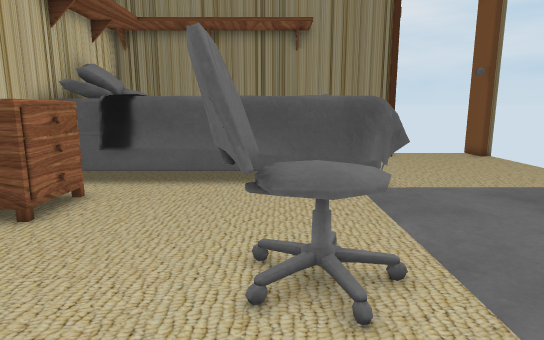
[1] (above)

16 first-person views from a walk through a scene from a Unity 3-D project. The camera is 1.3 m above the floor, tilts 10° down and sees 75° across. The floor is counted in squares, 0.5 m on a side. Each view is taken from the middle of a square. On the plan, view 1 faces up. The plan holds only what a view shows up to about 20 squares ahead; the rest is blank. The player is left out. Door leaves are left out, so doorways stand open. Some surface patterns are stand-ins.

[2]
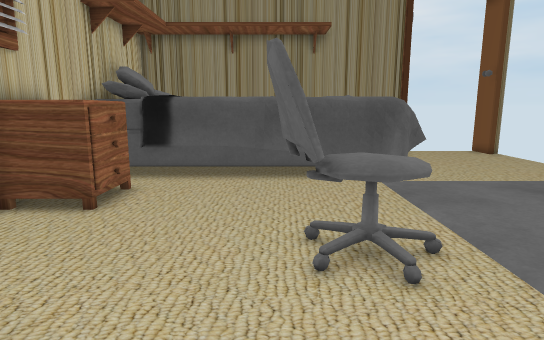

[3]
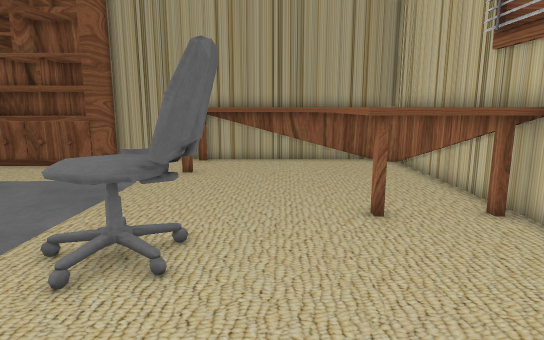

[4]
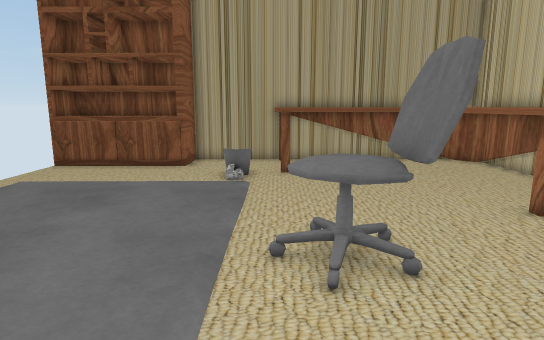

[5]
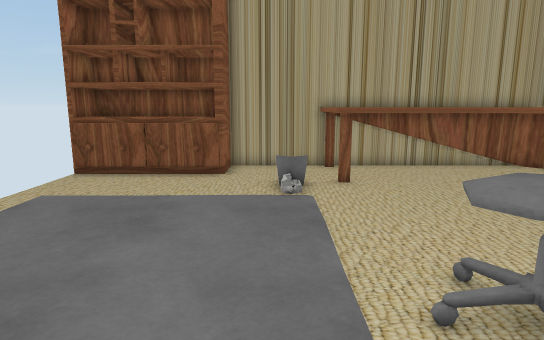

[6]
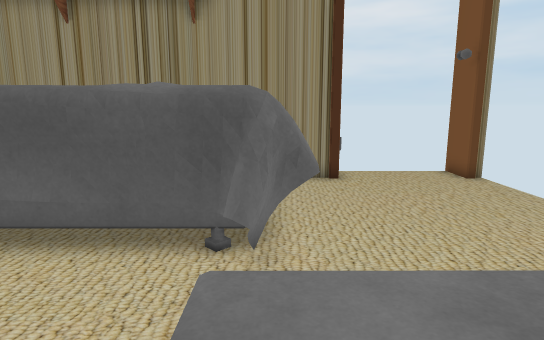

[7]
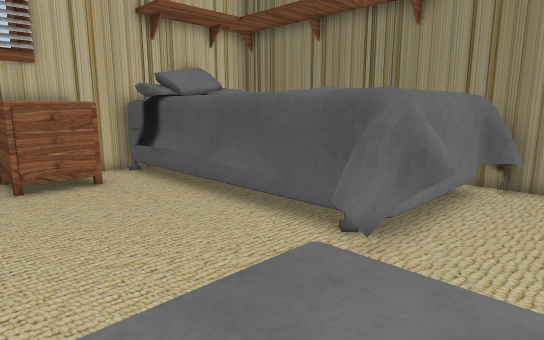

[8]
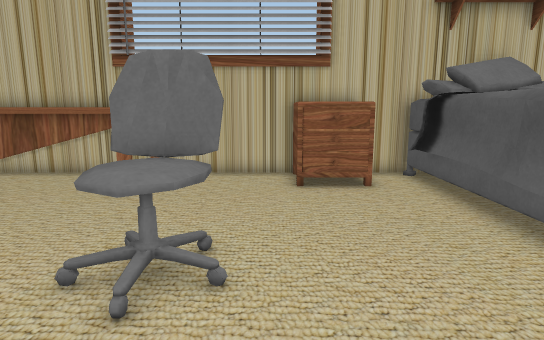

[9]
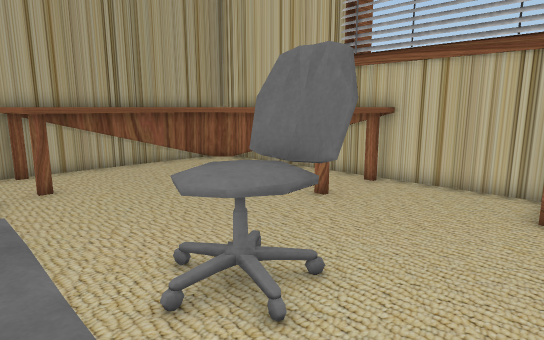

[10]
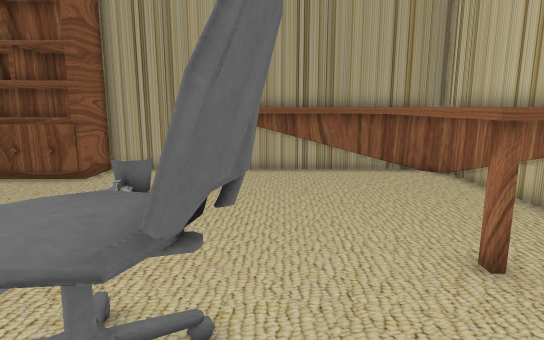

[11]
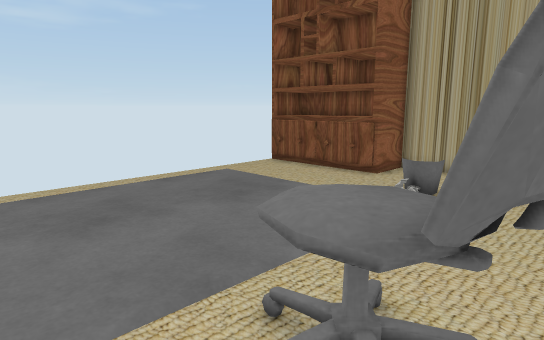

[12]
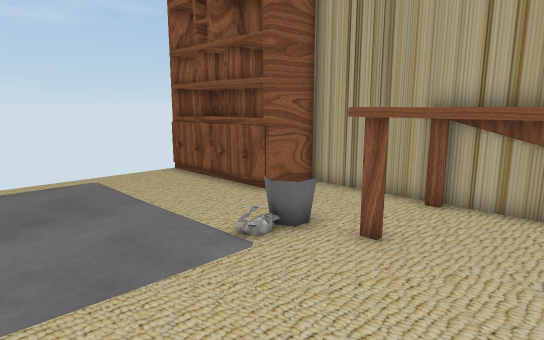

[13]
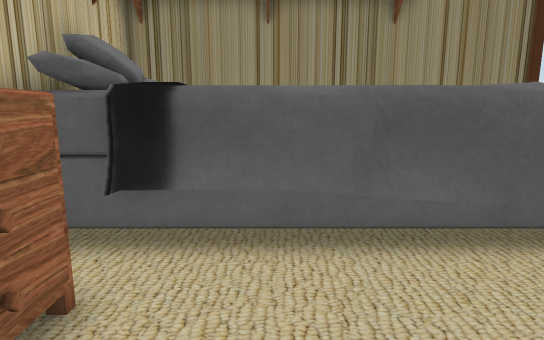

[14]
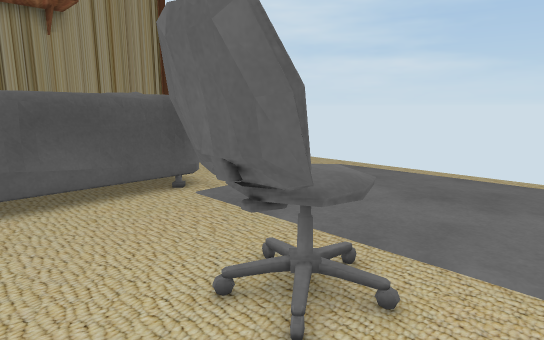

[15]
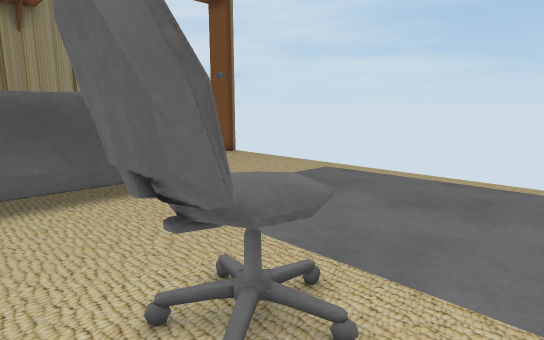

[16]
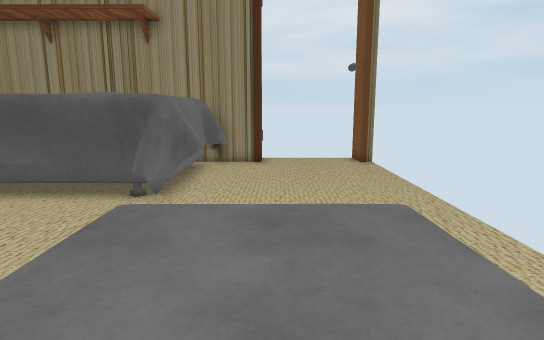

### Floor plan
Key: @ floor where view 1 was taken; # wall or solid block; . floor; D open door; = window, fence, low wall or low ledge; ^ raised ledge; B bed; R drawers; U rug; S shelf; O other object.
Columns run from 8 left of view 1 to 12 right of it. Each row starts with its distance up from view 1.
 21                    #
 20                 ...##
 19   #############DDDDD#
 18             BB......
 17             B.......
 16  ##         B.......
 15 ###         B.......
 14   #B      B B.......
 13  ##B BBBBBBBBB......
 12 ###BBBBBBBBBB.......
 11 #..........BB.......
 10 O R.........       .
  9 O RR.........      .
  8 #OR.........       .
  7 #...........  .    .
  6 #......#^^...  .   .
  5 #......#^^=.       .
  4 #......#^^..       .
  3 #^^^^.......       .
  2 #^ ^^.......   .   .
  1 #   ^.......       .
  0 ^   ^...@...       .
 -1 ^   ^......U........
 -2 ^   ^...............
 -3 ^   ^^^.##^.........
 -4 ^      O O^.........
 -5 ^         #...#RRRRR#
 -6 ^^        #...#SSSSS#
 -7 #^^^^^^^#^###########

Where each view was taken, in squares from view 1:
view 1: 0 up, 0 right, facing up
view 2: 1 down, 1 left, facing up
view 3: 11 up, 2 left, facing down
view 4: 11 up, 2 right, facing down
view 5: 9 up, 4 right, facing down
view 6: 6 up, 4 right, facing up
view 7: 6 up, 7 right, facing up-left
view 8: 7 up, 6 right, facing left
view 9: 9 up, 4 right, facing down-left
view 10: 8 up, 1 left, facing down
view 11: 8 up, 1 left, facing down-right
view 12: 3 up, 2 left, facing down-right
view 13: 6 up, 3 left, facing up
view 14: 2 up, 3 left, facing up-right
view 15: 2 up, 2 left, facing up-right
view 16: 2 up, 7 right, facing up
